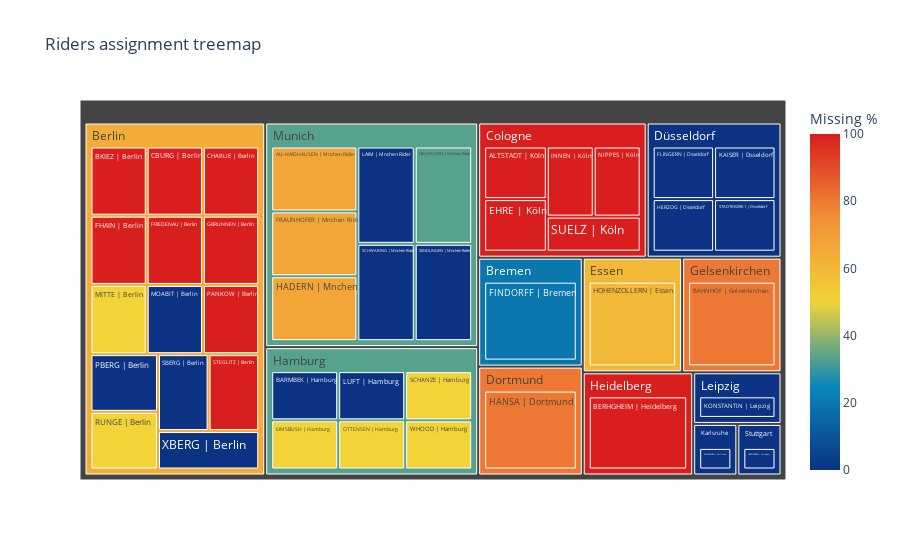

Here is the notebook cell this chart was saved with:
### Code cell
df = warehouse_assigner.df_forecast
df['% missing'] = 100* (df['Need'] - df['Assigned']) / df['Need']

fig = px.treemap(df.loc[(df.Need != 0) & (df.Week == 23)], 
                 path=['City', 'Warehouse'],
                 values= 'Need',
                 hover_data=['Assigned', '% missing'],
                 color = "% missing",
                color_continuous_scale=px.colors.YIGn,
                 title = 'Riders assignment treemap'
                )
fig.data[0].hovertemplate='<b></b>%{label}'+ '<br>Riders needed: %{value}'+'<br>Riders assigned: %{customdata[0]}'+ '<br> % missing: %{color}'
fig.update_layout(coloraxis_colorbar=dict(
    title="Missing %"
)
                 )
fig.write_html("assign_report_missing.html")
fig.show()

### Figure 1 — Plotly figure (JSON) as saved in the notebook; plotly's stock layout.template omitted (floating-point values rounded to 4 significant figures; data arrays with more than 128 entries replaced by an {"elided": "..."} marker saying what was removed)
{"data": [{"branchvalues": "total", "customdata": {"elided": "57x3 mixed values"}, "domain": {"x": [0, 1], "y": [0, 1]}, "hovertemplate": "<b></b>%{label}<br>Riders needed: %{value}<br>Riders assigned: %{customdata[0]}<br> % missing: %{color}", "ids": ["Cologne/ALTSTADT | Köln", "Munich/AU-HAIDHAUSEN | Mnchen Rider", "Gelsenkirchen/BAHNHOF | Gelsenkirchen", "Hamburg/BARMBEK | Hamburg", "Heidelberg/BERHGHEIM | Heidelberg", "Berlin/BKIEZ | Berlin", "Berlin/CBURG | Berlin", "Berlin/CHARLIE | Berlin", "Cologne/EHRE | Köln", "Hamburg/EIMSBUSH | Hamburg", "Berlin/FHAIN | Berlin", "Bremen/FINDORFF | Bremen", "Düsseldorf/FLINGERN | Dsseldorf", "Munich/FRAUNHOFER | Mnchen Rider", "Berlin/FRIEDENAU | Berlin", "Berlin/GBRUNNEN | Berlin", "Stuttgart/GUTENBERG | Stuttgart", "Munich/HADERN | Mnchen", "Dortmund/HANSA | Dortmund", "Düsseldorf/HERZOG | Dsseldorf", "Essen/HOHENZOLLERN | Essen", "Cologne/INNEN | Köln", "Düsseldorf/KAISER | Dsseldorf", "Leipzig/KONSTANTIN | Leipzig", "Munich/LAIM | Mnchen Rider", "Hamburg/LUFT | Hamburg", "Berlin/MITTE | Berlin", "Berlin/MOABIT | Berlin", "Karlsruhe/MUEHLBURG | Karlsruhe", "Munich/NEUHAUSEN | Mnchen Rider", "Cologne/NIPPES | Köln", "Hamburg/OTTENSEN | Hamburg", "Berlin/PANKOW | Berlin", "Berlin/PBERG | Berlin", "Berlin/RUNGE | Berlin", "Berlin/SBERG | Berlin", "Hamburg/SCHANZE | Hamburg", "Munich/SCHWABING | Mnchen Rider", "Munich/SENDLINGEN | Mnchen Rider", "Düsseldorf/STADTBEZIRK 1 | Dsseldorf", "Berlin/STEGLITZ | Berlin", "Cologne/SUELZ | Köln", "Hamburg/WHOOD | Hamburg", "Berlin/XBERG | Berlin", "Berlin", "Bremen", "Cologne", "Dortmund", "Düsseldorf", "Essen", "Gelsenkirchen", "Hamburg", "Heidelberg", "Karlsruhe", "Leipzig", "Munich", "Stuttgart"], "labels": ["ALTSTADT | Köln", "AU-HAIDHAUSEN | Mnchen Rider", "BAHNHOF | Gelsenkirchen", "BARMBEK | Hamburg", "BERHGHEIM | Heidelberg", "BKIEZ | Berlin", "CBURG | Berlin", "CHARLIE | Berlin", "EHRE | Köln", "EIMSBUSH | Hamburg", "FHAIN | Berlin", "FINDORFF | Bremen", "FLINGERN | Dsseldorf", "FRAUNHOFER | Mnchen Rider", "FRIEDENAU | Berlin", "GBRUNNEN | Berlin", "GUTENBERG | Stuttgart", "HADERN | Mnchen", "HANSA | Dortmund", "HERZOG | Dsseldorf", "HOHENZOLLERN | Essen", "INNEN | Köln", "KAISER | Dsseldorf", "KONSTANTIN | Leipzig", "LAIM | Mnchen Rider", "LUFT | Hamburg", "MITTE | Berlin", "MOABIT | Berlin", "MUEHLBURG | Karlsruhe", "NEUHAUSEN | Mnchen Rider", "NIPPES | Köln", "OTTENSEN | Hamburg", "PANKOW | Berlin", "PBERG | Berlin", "RUNGE | Berlin", "SBERG | Berlin", "SCHANZE | Hamburg", "SCHWABING | Mnchen Rider", "SENDLINGEN | Mnchen Rider", "STADTBEZIRK 1 | Dsseldorf", "STEGLITZ | Berlin", "SUELZ | Köln", "WHOOD | Hamburg", "XBERG | Berlin", "Berlin", "Bremen", "Cologne", "Dortmund", "Düsseldorf", "Essen", "Gelsenkirchen", "Hamburg", "Heidelberg", "Karlsruhe", "Leipzig", "Munich", "Stuttgart"], "marker": {"coloraxis": "coloraxis", "colors": [100, 66.67, 80, 0, 100, 100, 100, 100, 100, 50, 100, 20, 0, 66.67, 100, 100, 0, 66.67, 80, 0, 60, 100, 0, 0, 0, 0, 50, 0, 0, 33.33, 100, 50, 100, 0, 50, 0, 50, 0, 0, 0, 100, 100, 50, 0, 64.29, 20, 100, 80, 0, 60, 80, 33.33, 100, 0, 0, 33.33, 0]}, "name": "", "parents": ["Cologne", "Munich", "Gelsenkirchen", "Hamburg", "Heidelberg", "Berlin", "Berlin", "Berlin", "Cologne", "Hamburg", "Berlin", "Bremen", "Düsseldorf", "Munich", "Berlin", "Berlin", "Stuttgart", "Munich", "Dortmund", "Düsseldorf", "Essen", "Cologne", "Düsseldorf", "Leipzig", "Munich", "Hamburg", "Berlin", "Berlin", "Karlsruhe", "Munich", "Cologne", "Hamburg", "Berlin", "Berlin", "Berlin", "Berlin", "Hamburg", "Munich", "Munich", "Düsseldorf", "Berlin", "Cologne", "Hamburg", "Berlin", "", "", "", "", "", "", "", "", "", "", "", "", ""], "type": "treemap", "values": [2, 3, 5, 2, 5, 2, 2, 2, 2, 2, 2, 5, 2, 3, 2, 2, 1, 3, 5, 2, 5, 2, 2, 2, 3, 2, 2, 2, 1, 3, 2, 2, 2, 2, 2, 2, 2, 3, 3, 2, 2, 2, 2, 2, 28, 5, 10, 5, 8, 5, 5, 12, 5, 1, 2, 21, 1]}], "layout": {"coloraxis": {"colorbar": {"title": {"text": "Missing %"}}, "colorscale": [[0, "rgb(12,51,131)"], [0.25, "rgb(10,136,186)"], [0.5, "rgb(242,211,56)"], [0.75, "rgb(242,143,56)"], [1, "rgb(217,30,30)"]]}, "legend": {"tracegroupgap": 0}, "title": {"text": "Riders assignment treemap"}}}
